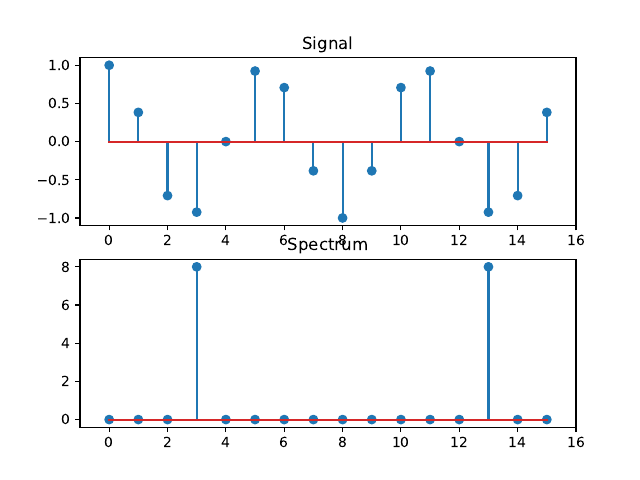

Source code (Python):
# FFT_demo_04.py
# Plot the FFT of a cosine

import numpy as np
from matplotlib import pyplot

N = 16
n = np.arange(0, N)     # n = [0, 1, 2, ..., N-1]
f0 = 3.0 				# Try also f0 = 2.5
x = np.cos(2.0 * np.pi * f0 / N * n)
X = np.fft.fft(x)

fig = pyplot.figure(1)

pyplot.subplot(2, 1, 1)
pyplot.stem(n, x)
pyplot.xlim(-1, N)
pyplot.title('Signal')

pyplot.subplot(2, 1, 2)
pyplot.stem(n, np.abs(X))
# pyplot.stem(n, np.angle(X))  # for phase
pyplot.xlim(-1, N)
pyplot.title('Spectrum')

pyplot.show()
fig.savefig('FFT_demo_04.pdf')


